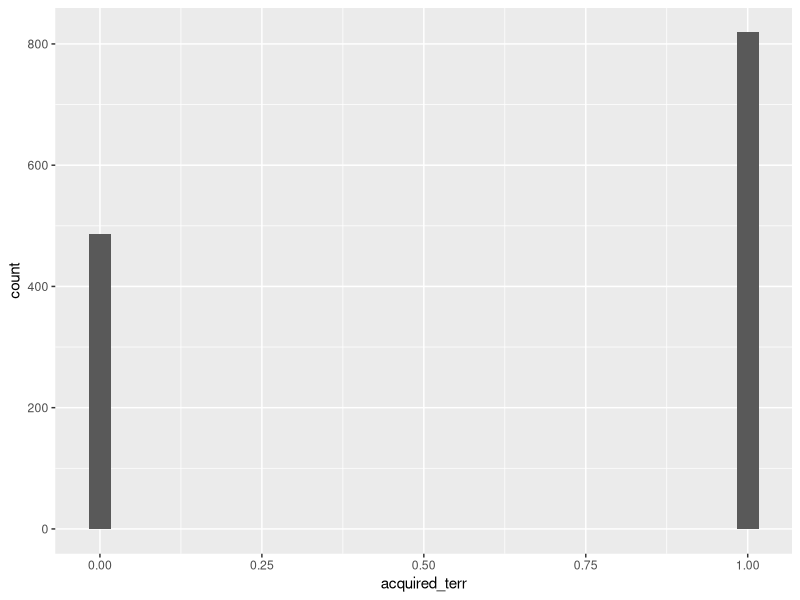
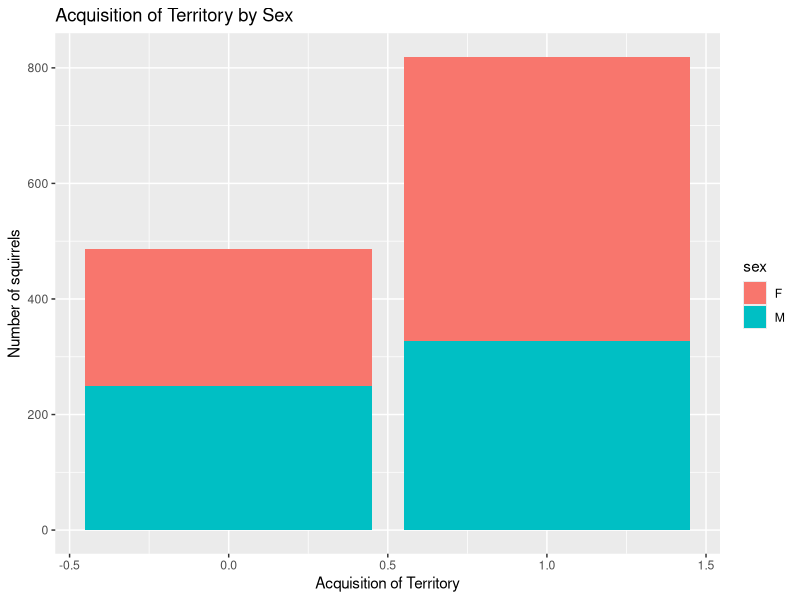
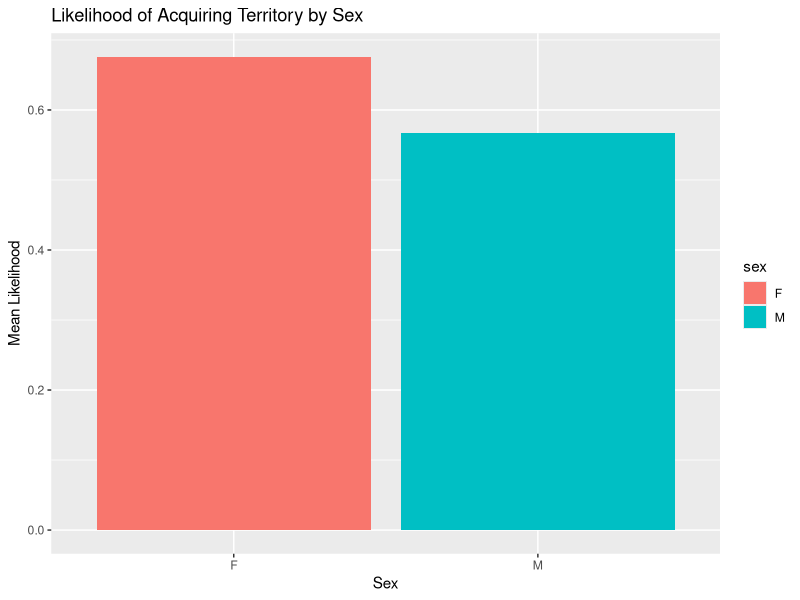
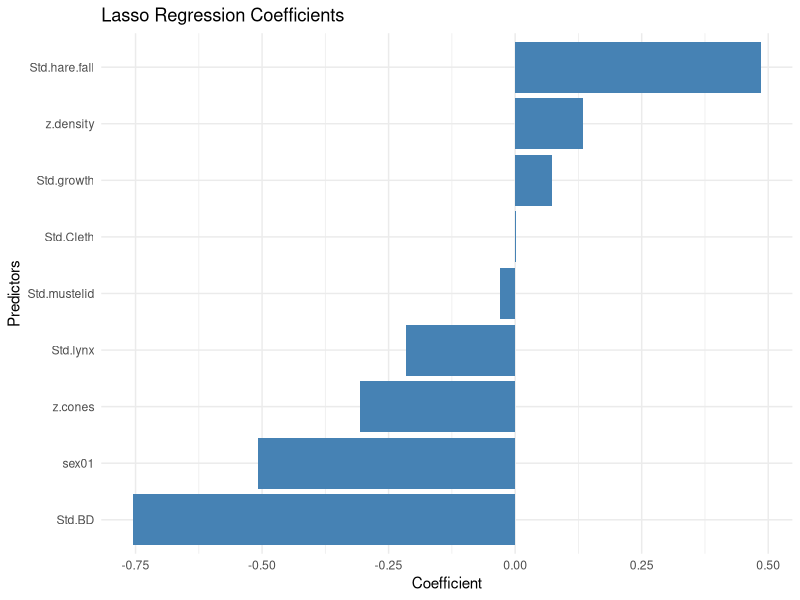
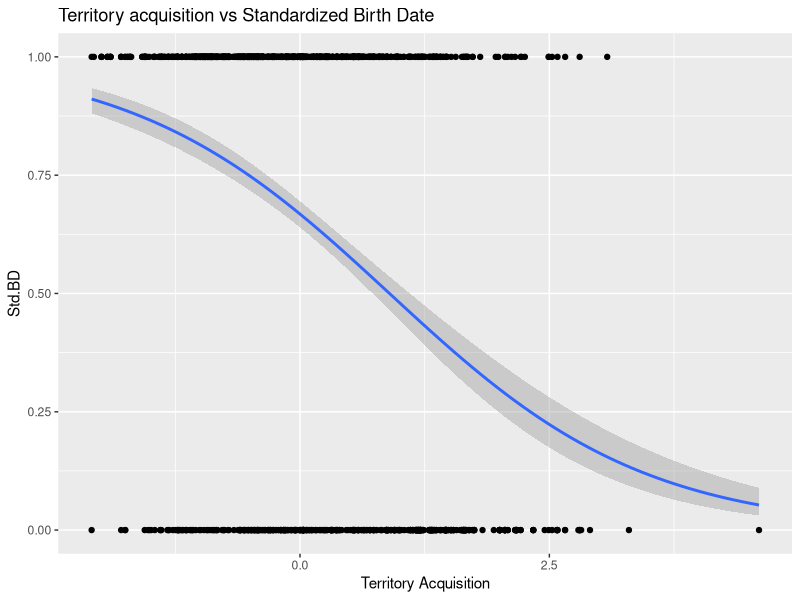
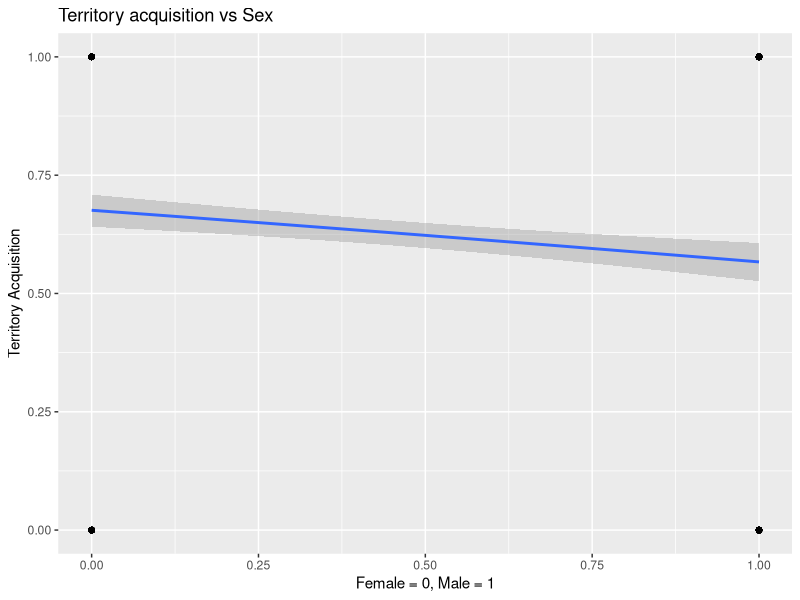

Generate these figures, in order, with R:
## ---- chunk 1
# Load required libraries
library(tidyverse)
library(lme4)
library(glmnet)
library(ggplot2)
## ---- chunk 2
# Read dataset
juveniles <- read_csv("autumn_juveniles.csv")

# Preview the dataset
head(juveniles)
## ---- chunk 3
# Set seed for reproducibility
set.seed(313)

# Handle missing or invalid data
juveniles <- juveniles %>%
  drop_na(sex, Std.growth, Std.BD, z.cones, z.density, z.temp, 
          Std.lynx, Std.mustelid, Std.hare.fall, Std.Cleth)

# Add new columns for modeling purposes
juveniles_data <- juveniles %>% 
  # Indicate territory acquisition status: 1 for "acquired territory", 
  # 0 otherwise
  mutate(acquired_terr = case_when(owner == "acquired territory" ~ 1, 
                                   TRUE ~ 0) ) %>% 
  # Encode sex as numeric: 1 for male, 0 for female 
  # (useful for Lasso regression)
  mutate(sex01 = case_when(sex == "M" ~ 1, TRUE ~ 0))

# Preview the processed data to confirm new columns were added
head(juveniles_data)
## ---- chunk 4
# Perform logistic regression: Prediction 1
model_sex <- glm(acquired_terr ~ sex, 
                 family = "binomial", 
                 data = juveniles_data)

# Summarize the model results
summary(model_sex)
## ---- chunk 5
# Visualize the likelihood of territory acquisition by sex
juveniles_data %>%
  ggplot() +
  geom_histogram(aes(x = acquired_terr, y =..count..))

juveniles_data %>%
  group_by(sex) %>%
  ggplot(aes(x = acquired_terr, fill = sex)) + 
  geom_bar() +
    labs(title = "Acquisition of Territory by Sex",
       x = "Acquisition of Territory",
       y = "Number of squirrels")

juveniles_data %>%
  group_by(sex) %>%
  summarise(mean_likelihood = mean(acquired_terr)) %>%
  ggplot(aes(x = sex, y = mean_likelihood, fill = sex)) +
  geom_bar(stat = "identity") +
    labs(title = "Likelihood of Acquiring Territory by Sex",
       x = "Sex",
       y = "Mean Likelihood")
## ---- chunk 6
# Set seed for reproducibility
set.seed(313)

# Prepare data for Lasso regression
# Response variable: Territory acquisition status
response_var <- as.numeric(juveniles_data$acquired_terr)

# Predictor variables: Standardized environmental and individual metrics
predictors <- juveniles_data %>% 
  select(sex01, Std.BD, Std.growth, Std.lynx, Std.hare.fall, 
         Std.mustelid, Std.Cleth, z.density, z.cones) %>% 
  as.matrix()  # Convert to matrix

# Fit a Lasso regression model using cross-validation
set.seed(313)  # For reproducibility
lasso_model <- cv.glmnet(
  x = predictors,           # Predictor matrix
  y = response_var,         # Response variable
  family = "binomial",      # Logistic regression
  alpha = 1,                # Alpha = 1 for Lasso regression
  nfolds = 10               # 10-fold cross-validation
)

# Extract optimal lambda values
optimal_lambda <- lasso_model$lambda.min
lambda_1se <- lasso_model$lambda.1se

# Display the lambda values
cat("Optimal lambda (minimum error):", optimal_lambda, "\n")
cat("Lambda using 1-SE rule:", lambda_1se, "\n")

# Coefficients for the optimal lambda
coef_optimal <- coef(lasso_model, s = "lambda.min")
print(coef_optimal)

# Predictions
# Generate predicted probabilities
predicted_probs <- predict(lasso_model, s = "lambda.min", newx = predictors, 
                           type = "response")

# Generate binary predictions
predicted_classes <- ifelse(predicted_probs > 0.5, 1, 0)

# The coefficients show the effect of how each predictor affects outcome
## ---- chunk 7
# Extract coefficients for the optimal lambda (lambda.min) 
# from your Lasso model
coef_optimal <- coef(lasso_model, s = "lambda.min")

# Convert coefficients to a data frame
coef_df <- as.data.frame(as.matrix(coef_optimal))
coef_df$Predictor <- rownames(coef_optimal)
rownames(coef_df) <- NULL
colnames(coef_df) <- c("Coefficient", "Predictor")

# Filter out predictors with zero coefficients (excluded by Lasso)
coef_df <- coef_df %>% filter(Coefficient != 0)

# Remove the intercept for cleaner visualization
coef_df <- coef_df %>% filter(Predictor != "(Intercept)")

# Create a bar plot to visualize the impact of predictors
library(ggplot2)
ggplot(coef_df, aes(x = reorder(Predictor, Coefficient), y = Coefficient)) +
  geom_bar(stat = "identity", fill = "steelblue") +
  coord_flip() +  # Flip for horizontal bars
  labs(title = "Lasso Regression Coefficients",
       x = "Predictors",
       y = "Coefficient") +
  theme_minimal()
## ---- chunk 8
# Model for Std.BD (birth date)
model_StdBD <- glm(acquired_terr ~ Std.BD, family = "binomial", 
                   data = juveniles_data)
summary(model_StdBD)

# Model for Std.hare.fall  (hare abundance in fall)
model_harefall <- glm(acquired_terr ~ Std.hare.fall, family = "binomial", 
                      data = juveniles_data)
summary(model_harefall)

# Model for sex
model_sex <- glm(acquired_terr ~ sex, family = "binomial", 
                 data = juveniles_data)
summary(model_sex)
## ---- chunk 9
# Plot: Territory acquisition vs. Standardized Birth Date (Std.BD)
juveniles_data %>%
  ggplot(aes(x = Std.BD, y = acquired_terr)) + 
  geom_point() +
  labs(title = "Territory acquisition vs Standardized Birth Date",
       x = "Territory Acquisition",
       y = "Std.BD") +
  geom_smooth(method = "glm", 
              method.args = list(family = "binomial")
              )

# Plot: Territory acquisition vs. Sex
juveniles_data %>%
  ggplot(aes(x = sex01, y = acquired_terr)) + 
  geom_point() +
  labs(title = "Territory acquisition vs Sex",
       x = "Female = 0, Male = 1",
       y = "Territory Acquisition") +
  geom_smooth(method = "glm", 
              method.args = list(family = "binomial")
              )
## ---- chunk 10
# Set seed for reproducibility
set.seed(313)

# Fit a logistic regression model with multiple predictors
model_full <- glm(acquired_terr ~ sex + Std.BD + Std.growth + Std.lynx + 
                    Std.hare.fall + Std.mustelid + Std.Cleth + z.density + 
                    z.cones + z.temp, 
                  family = "binomial", 
                  data = juveniles_data)
# Summarize the model results
summary(model_full)
## ---- chunk 11
# Set seed for reproducibility
set.seed(313)

# Fit a model with combined effects of predator-prey interactions
model_combined_effects <- glm(acquired_terr ~ Std.mustelid * Std.lynx * 
                                Std.hare.fall * Std.Cleth  * z.density, 
                             family = "binomial", data = juveniles_data)

# Summarize the model results
summary(model_combined_effects)

# Fit a model incorporating multiple predictors and combined effects
model_full_combined <- glm(acquired_terr ~ sex + Std.BD + Std.growth + 
                             z.cones + Std.mustelid * Std.lynx * 
                             Std.hare.fall * Std.Cleth * z.density, 
                      family = "binomial", 
                      data = juveniles_data)

# Display a summary of the full model 
# to assess predictor and interaction effects
summary(model_full_combined)
## ---- chunk 12
aic_values <- data.frame(
  Model = c("Full Combined Model", "Full Model", "Combined Effects Model"),
  AIC = c(
    AIC(model_full_combined),
    AIC(model_full),
    AIC(model_combined_effects)
  )
)

# Sort by AIC in ascending order
aic_values <- aic_values[order(aic_values$AIC), ]
print(aic_values)
